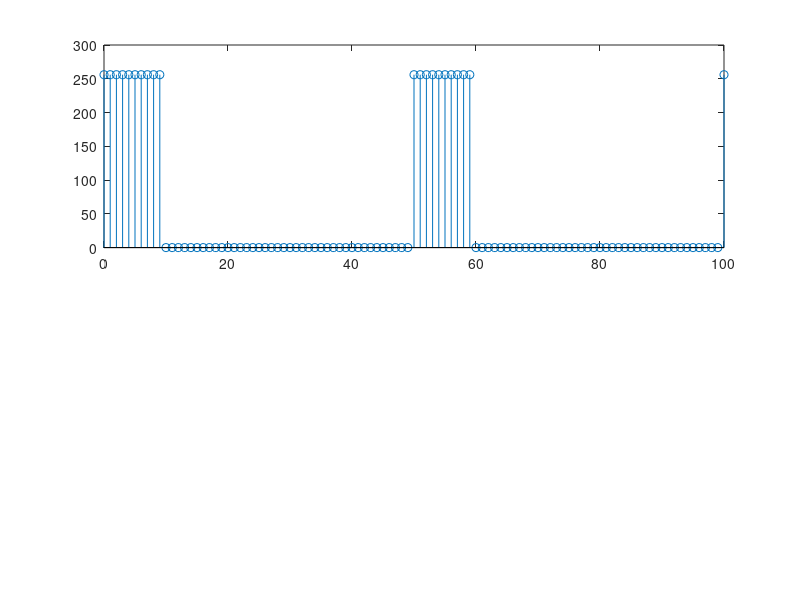

The MATLAB source for this figure: (Note: this script raises an error after producing the figure.)
% ./Ece4522/MatlabAssignment2/B1.m
% FIR System
%
% By: Leomar Duran <https://github.com/lduran2/>
% When: 2021-10-14t07:15
% For: ECE 4522
% Version: 1.4.1
%
% CHANGELOG:
%     v1.4.2 - 2021-12-08t19:08
%         playing audio subsequently, constants, commented to B.4
%             parameters
%
%     v1.4.1 - 2021-10-14t07:15
%         even vertical axes for figure 2
%
%     v1.4.0 - 2021-10-14t03:45
%         applied system, tested and write output file
%
%     v1.3.0 - 2021-10-14t03:17
%         implemented echo system impulse response, read input audio
%
%     v1.2.0 - 2021-10-14t01:31
%         plotted the error between x[n] and y[n]
%
%     v1.1.0 - 2021-10-14t01:15
%         created and plotted restoration system
%
%     v1.0.1 - 2021-10-13t23:36
%         moved plots to subplots, stem plot, labeled and ranged
%
%     v1.0 - 2021-10-13t23:12
%         defining the impulse response h[n]
%
%     v0.0 - 2021-10-13t22:54
%         template from part A
clear;

% constants
SHOW_PLOTS = true;  % whether to show the plots (for convenience)
PLAY_SOUNDS = 0b11; % how to play sounds
                    % (bit 0 = play input signal)
                    % (bit 1 = play output signal)

%% part B.1
M = 100;
nn = 0:M; %<--discrete-time indices
x = 256*(rem(nn,50)<10); %<--Input signal
h = [1, -0.9]; %<--Filter impulse response
w = conv(h, x); %<--Compute the output

if (SHOW_PLOTS)
    % Plot both the input and output signals on the same figure, using
    % `subplot` command.
    figure(1);
    title('B.1 FIR System');

    % the input signal plot
    subplot(2,1,1);
    stem(nn, x(nn+1));
    subtitle('Input signal, x[n]');
    xlim([0,75]);
    xlabel('time index [sample]');
    ylabel('magnitude <1>');

    % the output signal plot
    subplot(2,1,2);
    stem(nn, w(nn+1));
    subtitle('Output signal, w[n]');
    xlim([0,75]);
    xlabel('time index [sample]');
    ylabel('magnitude <1>');
end % if (showPlots)

%% part B.2 Restoration System
r = 0.9;
Mi = 22;
hi = r.^(0:Mi);

% Process the signal w[n] from Section B.1. with the system described
% by eq. (4) to obtain the output signal y[n].
y = conv(hi, w);

e = abs(y(nn+1) - x(nn+1)); % the error (difference) between y[n] and x[n]

y((23:32)+1) = y((23:32)+1);

if (SHOW_PLOTS)
    % Plot both the input and output signals on the same figure, using
    % `subplot` command.
    % Put the stem plots in side-by-side figures for comparison-use a
    % two-panel subplot.
    figure(2);
    title('B.2 Restoration System');

    % the input signal plot
    subplot(1,2,1);
    stem(nn, w(nn+1));
    subtitle('Input signal, w[n]');
    xlim([0,75]);
    ylim([-300,300]);
    xlabel('time index [sample]');
    ylabel('magnitude <1>');

    % the output signal plot
    subplot(1,2,2);
    stem(nn, y(nn+1));
    subtitle('Output signal, y[n]');
    xlim([0,75]);
    ylim([-300,300]);
    xlabel('time index [sample]');
    ylabel('magnitude <1>');

    % the error (difference) plot
    figure(3);
    title('B.2 Restoration System error (difference) plot, e[n]');
    stem(nn, e);
    xlim([0,50]);
    xlabel('time index [sample]');
    ylabel('magnitude <1>');
end % if (showPlots)

%% part B.3
% Evaluate the worst-case error by doing the following: use MATLAB's
% `max` function in the range n in [0, 50]
worstCaseErr = max(e((0:50)+1))

%% part B.4 An Echo System

% parameters
clear -regex [a-z]; % clear any variables, keeping constants
                    % (constant names have no lowercase letters)
%
r = 0.9;        % gain of the echo
P = 0.2*8000;   %[samples] echo delay = P [t] * sample requency FS
t_pad = 2;  %[s] extra wait between playing signals

% Implement the echo system in eq. (5) with the values of r and P
% determined in part (a).
h = zeros(1,P + 1);
h(1) = 1;
h(P + 1) = r;

% read and test the audio file
[Y,FS] = audioread('speech8k.wav');
if (bitand(PLAY_SOUNDS, 1))
    soundsc(Y);
end

% apply and test the echo system
Z = conv(h,Y')';
if (bitand(PLAY_SOUNDS, 2))
    % if also playing the input signal
    if (bitand(PLAY_SOUNDS, 1))
        % then wait for the audio to finish first
        duration_Y = (size(Y,1)/FS);
        pause(duration_Y + t_pad);
    end % if (bitand(PLAY_SOUNDS, 1))
    soundsc(Z);
end % if (bitand(PLAY_SOUNDS, 2))

% Save your result as a .wav file.
audiowrite('speech8k-echo.wav',Z,FS);

disp("Done.");
